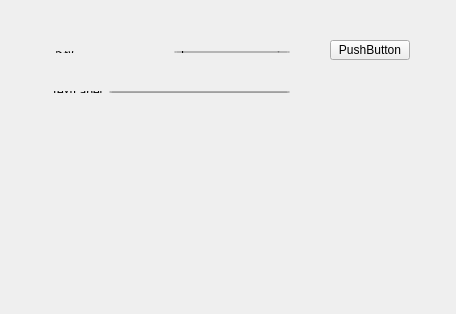
<?xml version="1.0" encoding="UTF-8"?>
<ui version="4.0">
 <class>Widget</class>
 <widget class="QWidget" name="Widget">
  <property name="geometry">
   <rect>
    <x>0</x>
    <y>0</y>
    <width>456</width>
    <height>314</height>
   </rect>
  </property>
  <property name="windowTitle">
   <string>Widget</string>
  </property>
  <widget class="QPushButton" name="pushButton">
   <property name="geometry">
    <rect>
     <x>330</x>
     <y>40</y>
     <width>80</width>
     <height>20</height>
    </rect>
   </property>
   <property name="text">
    <string>PushButton</string>
   </property>
  </widget>
  <widget class="QWidget" name="">
   <property name="geometry">
    <rect>
     <x>40</x>
     <y>40</y>
     <width>261</width>
     <height>24</height>
    </rect>
   </property>
   <layout class="QHBoxLayout" name="horizontalLayout">
    <item>
     <widget class="QLabel" name="label">
      <property name="text">
       <string>下拉</string>
      </property>
     </widget>
    </item>
    <item>
     <widget class="QComboBox" name="comboBox">
      <item>
       <property name="text">
        <string>1</string>
       </property>
      </item>
      <item>
       <property name="text">
        <string>2</string>
       </property>
      </item>
      <item>
       <property name="text">
        <string>3</string>
       </property>
      </item>
     </widget>
    </item>
   </layout>
  </widget>
  <widget class="QWidget" name="">
   <property name="geometry">
    <rect>
     <x>40</x>
     <y>80</y>
     <width>261</width>
     <height>24</height>
    </rect>
   </property>
   <layout class="QHBoxLayout" name="horizontalLayout_2">
    <item>
     <widget class="QLabel" name="label_2">
      <property name="text">
       <string>TextLabel</string>
      </property>
     </widget>
    </item>
    <item>
     <widget class="QLineEdit" name="lineEdit">
      <property name="text">
       <string>11</string>
      </property>
     </widget>
    </item>
   </layout>
  </widget>
 </widget>
 <layoutdefault spacing="6" margin="11"/>
 <resources/>
 <connections/>
</ui>
